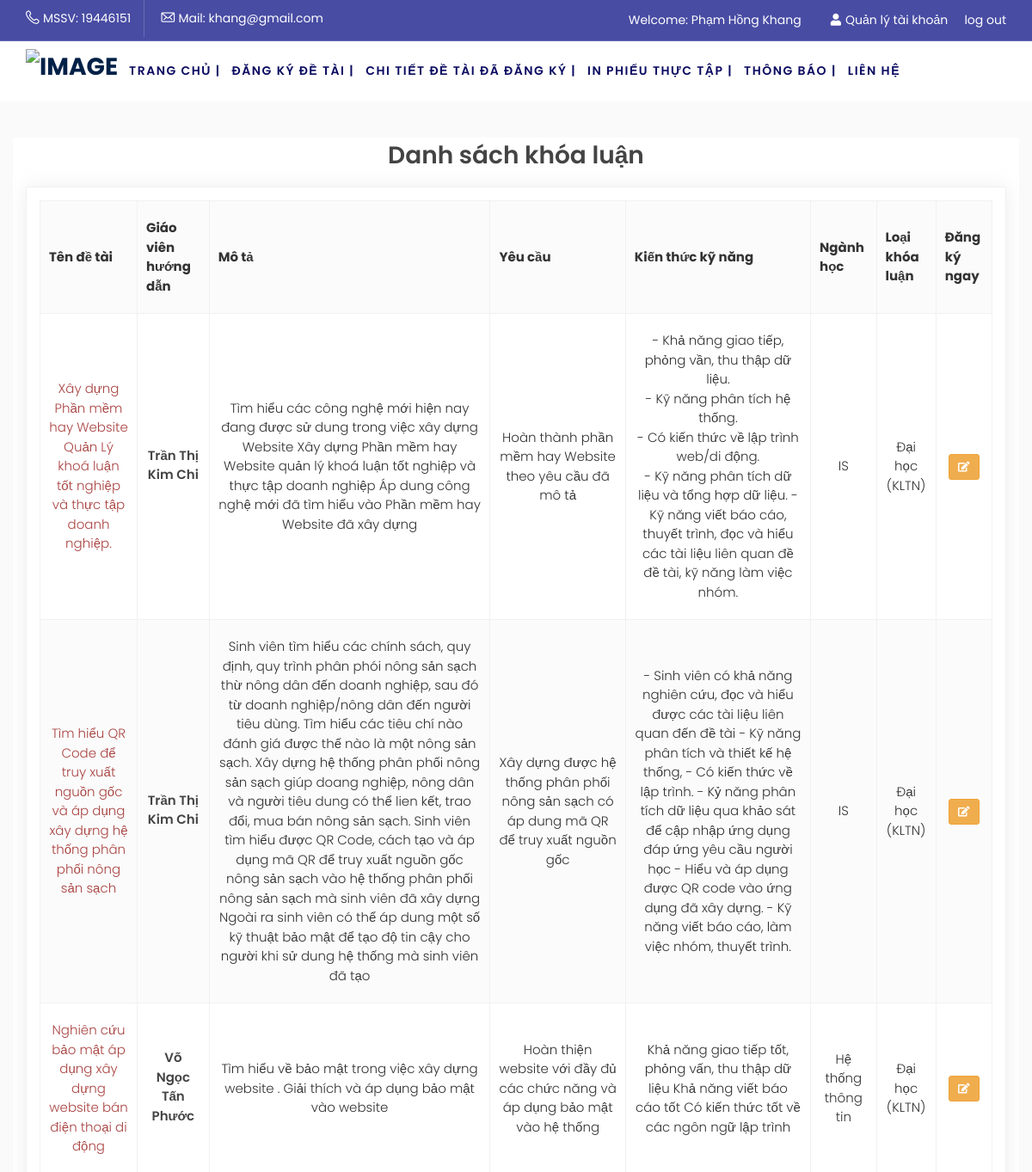
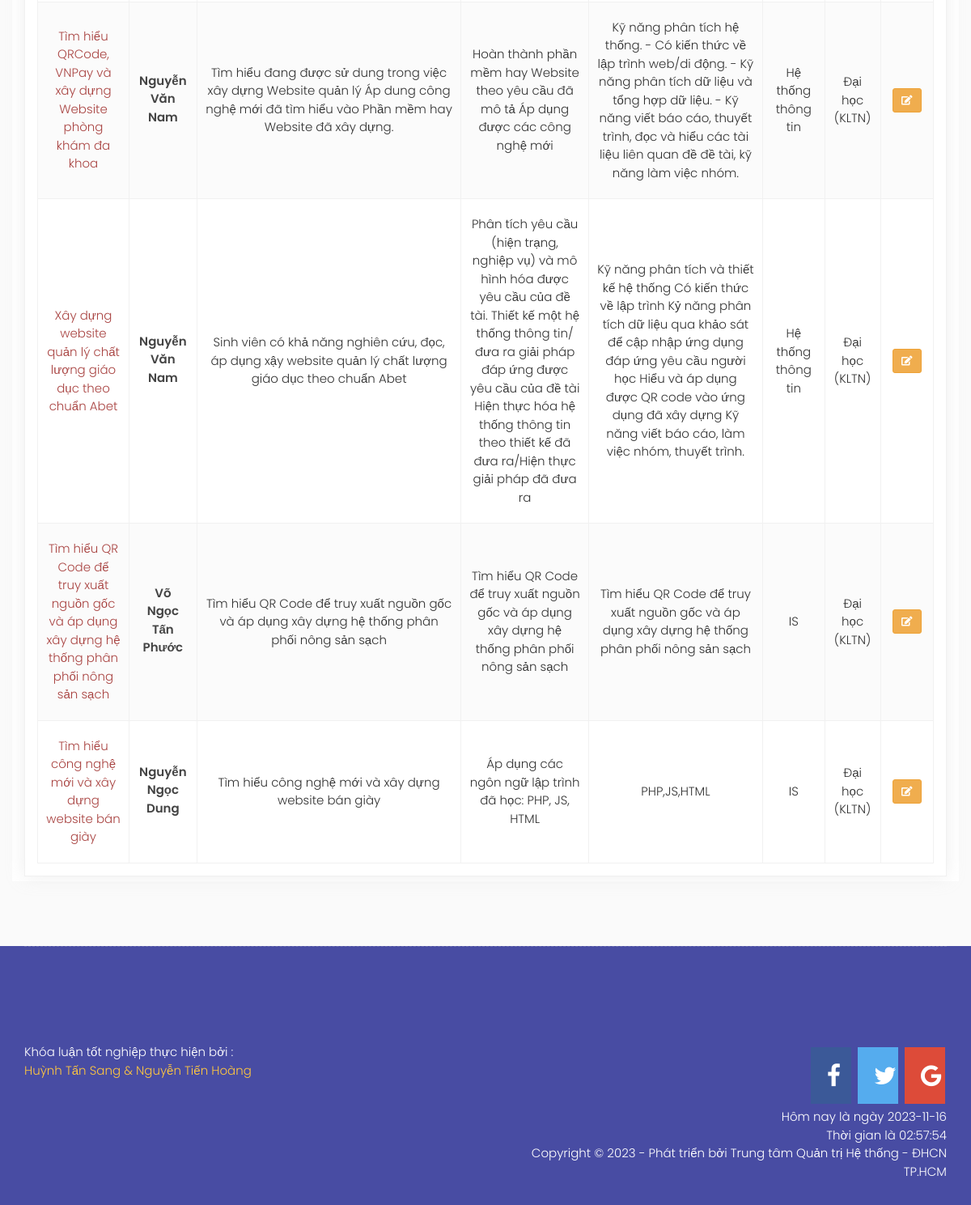
/index.php?option=registertopic (signed in), run on the app's committed database (2 pictures, top to bottom).
### tables this page shows
CREATE TABLE `thesistopic` (
  `ID` int(11) NOT NULL,
  `Name` varchar(1000) DEFAULT NULL,
  `Instructors` varchar(200) DEFAULT NULL,
  `InstructorsID` int(11) DEFAULT NULL,
  `Subject` varchar(220) DEFAULT NULL,
  `SubjectID` int(11) DEFAULT NULL,
  `ThesisTopicType` varchar(220) DEFAULT NULL,
  `Description` varchar(1000) DEFAULT NULL,
  `Requirement` varchar(1000) NOT NULL,
  `SkillKnowledge` varchar(1000) NOT NULL,
  `ThesisTopicTypeID` int(11) DEFAULT NULL,
  `Status` int(11) DEFAULT NULL,
  `SupervisingTeacher` varchar(220) DEFAULT NULL,
  `SupervisingTeacherID` int(11) DEFAULT NULL
);

### system/load.php (called while the page is built, shortened)
<?php
function loadComponent($page=true)
{
	$pathView='views/';
	if($page==true)
	{
		$pathView.='pages/';
		if(isset($_REQUEST['option']))
		{
			$pathView.=$_REQUEST['option'];
			if($_REQUEST['option']=='cart')
			{
				if(isset($_REQUEST['cat']))
				{
					$pathView.='-'.$_REQUEST['cat'].'.php';
				}
				else
				{
					$pathView.='.php';
				}
			}
			else
			{
				if(isset($_REQUEST['id']))
				{
					$pathView.='-detail.php';
				}
				else
				{
					if(isset($_REQUEST['cat']))
					{
						$pathView.='-category.php';
					}
					else
					{
						$pathView.='.php';
					}
				}
			}
		}
		else
		{
			$pathView.='home.php';
		}
	}
	require_once($pathView);
}
function loadModel($name)
{
	$model = ucfirst(strtolower($name));
	$pathView ='models/'.$model.'.php';
	return new $model;
}
?>

### index.php (called while the page is built, shortened)
<?php
require_once('system/Database.php');
require_once('system/load.php');
loadComponent();
 ?>

### system/Database.php (called while the page is built, shortened)
<?php
 class Database extends config
 {
 	function __construct()
 	{
 		$this->conn = mysqli_connect($this->DB_SERVER,$this->DB_USERNAME,$this->DB_PASSWORD,$this->DB_NAME);
 		mysqli_set_charset($this->conn,"utf8");
 	}
 	function TableName($name)
 	{
 		return $this->dbprefix.$name;
 	}
 	function QueryAll($sql)
 	{
 		$result=mysqli_query($this->conn, $sql);
 		$a=array();
 		while($row=mysqli_fetch_assoc($result))
 		{
 			$a[]=$row;
 		}
 		return $a;
 	}
 }
  ?>

### models/U_thesistopic.php (called while the page is built, shortened)
<?php
class u_thesistopic extends Database
{
	function __construct()
	{
		$this->table = $this->tablename('thesistopic');
	}
	function thesistopic_list($page='index')
	{
		if($page=='index')
		{
			$sql="SELECT * FROM $this->table WHERE ID != 0 AND Status = 1 AND ThesisTopicTypeID = 1 ORDER BY ID ASC";
		}
		else
		{
			$sql="SELECT * FROM $this->table WHERE Status = 2 AND ThesisTopicTypeID = 1";
		}
		return $this->QueryAll($sql);
	}
}
?>

### views/pages/registertopic.php (the view, shortened to what this page needs)
<?php
require_once('views/header.php');
require_once ('system/load.php');
require_once ('system/Database.php');
$category = loadModel('u_thesistopic');
$list=$category->thesistopic_list();
?>
<section class="flight-destinations">
	<div class="container bg-white">
		<div class="row">
			<div class="account-info-wrapper">
				<h2 style="text-align:center;">Danh sách khóa luận</h2>
			</div>
			<div class="col-md-12 col-sm-12">
				<div class="flight-table">
					<table>
						<thead>
							<tr>
								<th>Tên đề tài</th>
								<th>Giáo viên hướng dẫn</th>
								<th>Mô tả</th>
								<th>Yêu cầu</th>
								<th>Kiến thức kỹ năng</th>
								<th>Ngành học</th>
								<th>Loại khóa luận</th>
								<th>Đăng ký ngay</th>
							</tr>
						</thead>
						<tbody>
							<?php foreach($list as $row):?>
								<?php $id=$row['ID']; ?>
								<tr>
									<td class="text-center text-danger"><?php echo $row['Name']  ?></td>
									<td class="text-center"><h6><?php echo $row['Instructors']  ?></td>
										<td class="text-center"><?php echo $row['Description']  ?></td>
										<td class="text-center"><?php echo $row['Requirement']  ?></td>
										<td class="text-center"><?php echo $row['SkillKnowledge']  ?></td>
										<td class="text-center"><?php echo $row['Subject']  ?></td>
										<td class="text-center"><?php echo substr($row['ThesisTopicType'],0,30); ?></td></td>
										<td class="text-center">
											<a class="btn btn-sm btn-warning" href="index.php?option=thesistopic&cat=update&id=<?php echo $id; ?>" > <i class="text-white fas fa-edit"></i> </a>
										</td>
									</tr>
								<?php endforeach; ?>
							</tbody>
						</table>
					</div>
				</div>
			</div>
		</div>
	</section>
	<?php require_once('views/footer.php');  ?>

### public/Client/css/flight.css (style rules this page uses)
* { margin: 0; padding: 0; border: 0; outline: 0; font-size: 100%; background: transparent; box-sizing: border-box; }
header, nav, section, article, aside, footer { display: block; }
* { margin: 0; padding: 0; }
body { margin: 0; padding: 0; font-size: 15px; background:#fff; font-family: 'Poppins', sans-serif; line-height: 1.5; color: #333; font-weight: 300; }
h1,h2,h3,h4,h5,h6 { font-weight: 600; margin-bottom: 15px; color: #444444; margin-top: 0; line-height: 1.5; font-family: 'Poppins', sans-serif; }
h2 { font-size: 28px; }
h6 { font-size: 14px; }
a { color: #002147; transition: all ease-in-out 0.3s; }
section { padding: 80px 0 0px; }
table { border-collapse: collapse; width: 100%; }
thead { background: #fbfbfb; }
td, th { border: 1px solid #f1f1f1; text-align: left; padding:15px 10px; }
tr:nth-child(even) { background-color: #fbfbfb; }
.bg-white { background: #fff!important; }
section.flight-destinations { padding-bottom: 80px; }
.flight-table, .flight-head { border: 1px solid #f1f1f1; box-shadow: 0px 0px 20px #cccccc57; margin-bottom: 30px; padding: 15px; display: inline-block; width: 100%; }
.flight-table:last-child { margin: 0; }
.flight-table td, .flight-table th { padding: 20px 10px; }
.flight-table h6 { margin-bottom: 3px; }

### public/Client/css/cssNganLuong.css (style rules this page uses)
h5, h6 { font-size: 1em; }

### data on the page
thesistopic: Name "Xây dựng Phần mềm hay Website Quản Lý khoá luận tốt nghiệp và thực tập doanh nghiệp.", Instructors "Trần Thị Kim Chi", Description "Tìm hiểu các công nghệ mới hiện nay đang được sử dung trong việc xây dựng Website Xây dựng Phần mềm hay Website quản lý khoá luận tốt nghiệp và thực tập doanh nghiệp Áp dung công nghệ mới đã tìm hiểu vào Phần mềm hay Website đã xây dựng", Requirement "Hoàn thành phần mềm hay Website theo yêu cầu đã mô tả", SkillKnowledge "- Khả năng giao tiếp, phỏng vần, thu thập dữ liệu. - Kỹ năng phân tích hệ thống. - Có kiến thức về lập trình web/di động. - Kỹ năng phân tích dữ liệu và tổng hợp dữ liệu. - Kỹ năng viết báo cáo, thuyết trình, đọc và hiểu các tài liệu liên quan đề đề tài, kỹ năng làm việc nhóm.", Subject "IS", ThesisTopicType "Đại học (KLTN)"
thesistopic: Name "Tìm hiểu QR Code để truy xuất nguồn gốc và áp dụng xây dựng hệ thống phân phối nông sản sạch", Instructors "Trần Thị Kim Chi", Description "Sinh viên tìm hiểu các chính sách, quy định, quy trình phân phói nông sản sạch thừ nông dân đến doanh nghiệp, sau đó từ doanh nghiệp/nông dân đến người tiêu dùng. Tìm hiểu các tiêu chí nào đánh giá được thế nào là một nông sản sạch. Xây dựng hệ thống phân phối nông sản sạch giúp doang nghiệp, nông dân và người tiêu dung có thể lien kết, trao đổi, mua bán nông sản sạch. Sinh viên tìm hiểu được QR Code, cách tạo và áp dụng mã QR để truy xuất nguồn gốc nông sản sạch vào hệ thống phân phối nông sản sạch mà sinh viên đã xây dựng Ngoài ra sinh viên có thể áp dung một số kỹ thuật bảo mật để tạo độ tin cậy cho người khi sử dung hệ thống mà sinh viên đã tạo", Requirement "Xây dựng được hệ thống phân phối nông sản sạch có áp dung mã QR để truy xuất nguồn gốc", SkillKnowledge "- Sinh viên có khả năng nghiên cứu, đọc và hiểu được các tài liệu liên quan đến đề tài - Kỹ năng phân tích và thiết kế hệ thống, - Có kiến thức về lập trình. - Kỷ năng phân tích dữ liệu qua khảo sát để cập nhập ứng dụng đáp ứng yêu cầu người học - Hiểu và áp dụng được QR code vào ứng dụng đã xây dựng. - Kỹ năng viết báo cáo, làm việc nhóm, thuyết trình.", Subject "IS", ThesisTopicType "Đại học (KLTN)"
thesistopic: Name "Nghiên cứu bảo mật áp dụng xây dựng website bán điện thoại di động", Instructors "Võ Ngọc Tấn Phước", Description "Tìm hiểu về bảo mật trong việc xây dựng website . Giải thích và áp dụng bảo mật vào website", Requirement "Hoàn thiện website với đầy đủ các chức năng và áp dụng bảo mật vào hệ thống", SkillKnowledge "Khả năng giao tiếp tốt, phỏng vấn, thu thập dữ liệu Khả năng viết báo cáo tốt Có kiến thức tốt về các ngôn ngữ lập trình", Subject "Hệ thống thông tin", ThesisTopicType "Đại học (KLTN)"
thesistopic: Name "Tìm hiểu QRCode, VNPay và xây dựng Website phòng khám đa khoa", Instructors "Nguyễn Văn Nam", Description "Tìm hiểu đang được sử dung trong việc xây dựng Website quản lý Áp dung công nghệ mới đã tìm hiểu vào Phần mềm hay Website đã xây dựng.", Requirement "Hoàn thành phần mềm hay Website theo yêu cầu đã mô tả Áp dụng được các công nghệ mới", SkillKnowledge "Kỹ năng phân tích hệ thống. - Có kiến thức về lập trình web/di động. - Kỹ năng phân tích dữ liệu và tổng hợp dữ liệu. - Kỹ năng viết báo cáo, thuyết trình, đọc và hiểu các tài liệu liên quan đề đề tài, kỹ năng làm việc nhóm.", Subject "Hệ thống thông tin", ThesisTopicType "Đại học (KLTN)"
thesistopic: Name "Xây dựng website quản lý chất lượng giáo dục theo chuẩn Abet", Instructors "Nguyễn Văn Nam", Description "Sinh viên có khả năng nghiên cứu, đọc, áp dụng xậy website quản lý chất lượng giáo dục theo chuẩn Abet", Requirement "Phân tích yêu cầu (hiện trạng, nghiệp vụ) và mô hình hóa được yêu cầu của đề tài. Thiết kế một hệ thống thông tin/đưa ra giải pháp đáp ứng được yêu cầu của đề tài Hiện thực hóa hệ thống thông tin theo thiết kế đã đưa ra/Hiện thực giải pháp đã đưa ra", SkillKnowledge "Kỹ năng phân tích và thiết kế hệ thống Có kiến thức về lập trình Kỷ năng phân tích dữ liệu qua khảo sát để cập nhập ứng dụng đáp ứng yêu cầu người học Hiểu và áp dụng được QR code vào ứng dụng đã xây dựng Kỹ năng viết báo cáo, làm việc nhóm, thuyết trình.", Subject "Hệ thống thông tin", ThesisTopicType "Đại học (KLTN)"
thesistopic: Name "Tìm hiểu QR Code để truy xuất nguồn gốc và áp dụng xây dựng hệ thống phân phối nông sản sạch", Instructors "Võ Ngọc Tấn Phước", Description "Tìm hiểu QR Code để truy xuất nguồn gốc và áp dụng xây dựng hệ thống phân phối nông sản sạch", Requirement "Tìm hiểu QR Code để truy xuất nguồn gốc và áp dụng xây dựng hệ thống phân phối nông sản sạch", SkillKnowledge "Tìm hiểu QR Code để truy xuất nguồn gốc và áp dụng xây dựng hệ thống phân phối nông sản sạch", Subject "IS", ThesisTopicType "Đại học (KLTN)"
thesistopic: Name "Tìm hiểu công nghệ mới và xây dựng website bán giày", Instructors "Nguyễn Ngọc Dung", Description "Tìm hiểu công nghệ mới và xây dựng website bán giày", Requirement "Áp dụng các ngôn ngữ lập trình đã học: PHP, JS, HTML", SkillKnowledge "PHP,JS,HTML", Subject "IS", ThesisTopicType "Đại học (KLTN)"

### other printed values
$_SESSION['customer_username'] "19446151"
$_SESSION['customer_email'] "khang@gmail.com"
$_SESSION['customer_fullname'] "Phạm Hồng Khang"
